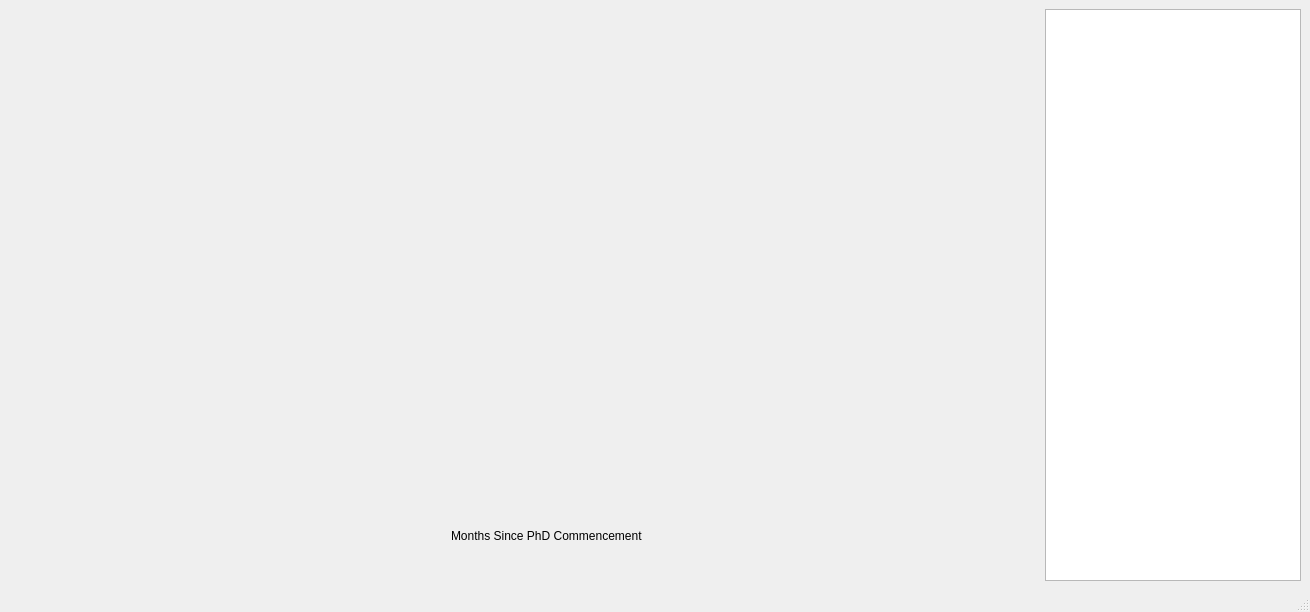
<?xml version="1.0" encoding="UTF-8"?>
<ui version="4.0">
 <class>MainWindow</class>
 <widget class="QMainWindow" name="MainWindow">
  <property name="geometry">
   <rect>
    <x>0</x>
    <y>0</y>
    <width>1310</width>
    <height>612</height>
   </rect>
  </property>
  <property name="windowTitle">
   <string>MainWindow</string>
  </property>
  <widget class="QWidget" name="centralwidget">
   <layout class="QHBoxLayout" name="horizontalLayout_2">
    <item>
     <layout class="QVBoxLayout" name="verticalLayout_2">
      <item>
       <widget class="QPushButton" name="push5">
        <property name="sizePolicy">
         <sizepolicy hsizetype="Preferred" vsizetype="Minimum">
          <horstretch>0</horstretch>
          <verstretch>0</verstretch>
         </sizepolicy>
        </property>
        <property name="text">
         <string/>
        </property>
        <property name="flat">
         <bool>true</bool>
        </property>
       </widget>
      </item>
      <item>
       <widget class="QPushButton" name="push4">
        <property name="sizePolicy">
         <sizepolicy hsizetype="Preferred" vsizetype="Minimum">
          <horstretch>0</horstretch>
          <verstretch>0</verstretch>
         </sizepolicy>
        </property>
        <property name="text">
         <string/>
        </property>
        <property name="flat">
         <bool>true</bool>
        </property>
       </widget>
      </item>
      <item>
       <widget class="QPushButton" name="push3">
        <property name="sizePolicy">
         <sizepolicy hsizetype="Preferred" vsizetype="Minimum">
          <horstretch>0</horstretch>
          <verstretch>0</verstretch>
         </sizepolicy>
        </property>
        <property name="text">
         <string/>
        </property>
        <property name="flat">
         <bool>true</bool>
        </property>
       </widget>
      </item>
      <item>
       <widget class="QPushButton" name="push2">
        <property name="sizePolicy">
         <sizepolicy hsizetype="Preferred" vsizetype="Minimum">
          <horstretch>0</horstretch>
          <verstretch>0</verstretch>
         </sizepolicy>
        </property>
        <property name="text">
         <string/>
        </property>
        <property name="flat">
         <bool>true</bool>
        </property>
       </widget>
      </item>
      <item>
       <widget class="QPushButton" name="push1">
        <property name="sizePolicy">
         <sizepolicy hsizetype="Preferred" vsizetype="Minimum">
          <horstretch>0</horstretch>
          <verstretch>0</verstretch>
         </sizepolicy>
        </property>
        <property name="text">
         <string/>
        </property>
        <property name="flat">
         <bool>true</bool>
        </property>
       </widget>
      </item>
     </layout>
    </item>
    <item>
     <layout class="QVBoxLayout" name="verticalLayout_3">
      <item>
       <widget class="drawPoints" name="widget_5" native="true">
        <property name="sizePolicy">
         <sizepolicy hsizetype="MinimumExpanding" vsizetype="Minimum">
          <horstretch>0</horstretch>
          <verstretch>0</verstretch>
         </sizepolicy>
        </property>
       </widget>
      </item>
      <item>
       <widget class="drawPoints" name="widget_4" native="true">
        <property name="sizePolicy">
         <sizepolicy hsizetype="MinimumExpanding" vsizetype="Minimum">
          <horstretch>0</horstretch>
          <verstretch>0</verstretch>
         </sizepolicy>
        </property>
       </widget>
      </item>
      <item>
       <widget class="drawPoints" name="widget_3" native="true">
        <property name="sizePolicy">
         <sizepolicy hsizetype="MinimumExpanding" vsizetype="Minimum">
          <horstretch>0</horstretch>
          <verstretch>0</verstretch>
         </sizepolicy>
        </property>
       </widget>
      </item>
      <item>
       <widget class="drawPoints" name="widget_2" native="true">
        <property name="sizePolicy">
         <sizepolicy hsizetype="MinimumExpanding" vsizetype="Minimum">
          <horstretch>0</horstretch>
          <verstretch>0</verstretch>
         </sizepolicy>
        </property>
       </widget>
      </item>
      <item>
       <widget class="drawPoints" name="widget_1" native="true">
        <property name="sizePolicy">
         <sizepolicy hsizetype="MinimumExpanding" vsizetype="Minimum">
          <horstretch>0</horstretch>
          <verstretch>0</verstretch>
         </sizepolicy>
        </property>
       </widget>
      </item>
      <item>
       <layout class="QHBoxLayout" name="horizontalLayout">
        <item>
         <spacer name="horizontalSpacer">
          <property name="orientation">
           <enum>Qt::Horizontal</enum>
          </property>
          <property name="sizeHint" stdset="0">
           <size>
            <width>40</width>
            <height>20</height>
           </size>
          </property>
         </spacer>
        </item>
        <item>
         <widget class="QLabel" name="label">
          <property name="text">
           <string>Months Since PhD Commencement</string>
          </property>
         </widget>
        </item>
        <item>
         <spacer name="horizontalSpacer_2">
          <property name="orientation">
           <enum>Qt::Horizontal</enum>
          </property>
          <property name="sizeHint" stdset="0">
           <size>
            <width>40</width>
            <height>20</height>
           </size>
          </property>
         </spacer>
        </item>
       </layout>
      </item>
     </layout>
    </item>
    <item>
     <layout class="QVBoxLayout" name="verticalLayout">
      <item>
       <widget class="QTableView" name="tableView">
        <property name="sizePolicy">
         <sizepolicy hsizetype="Maximum" vsizetype="Expanding">
          <horstretch>0</horstretch>
          <verstretch>0</verstretch>
         </sizepolicy>
        </property>
       </widget>
      </item>
     </layout>
    </item>
   </layout>
  </widget>
  <widget class="QMenuBar" name="menubar">
   <property name="geometry">
    <rect>
     <x>0</x>
     <y>0</y>
     <width>1310</width>
     <height>22</height>
    </rect>
   </property>
  </widget>
  <widget class="QStatusBar" name="statusbar"/>
 </widget>
 <customwidgets>
  <customwidget>
   <class>drawPoints</class>
   <extends>QWidget</extends>
   <header>drawpoints.h</header>
   <container>1</container>
  </customwidget>
 </customwidgets>
 <resources/>
 <connections/>
</ui>
